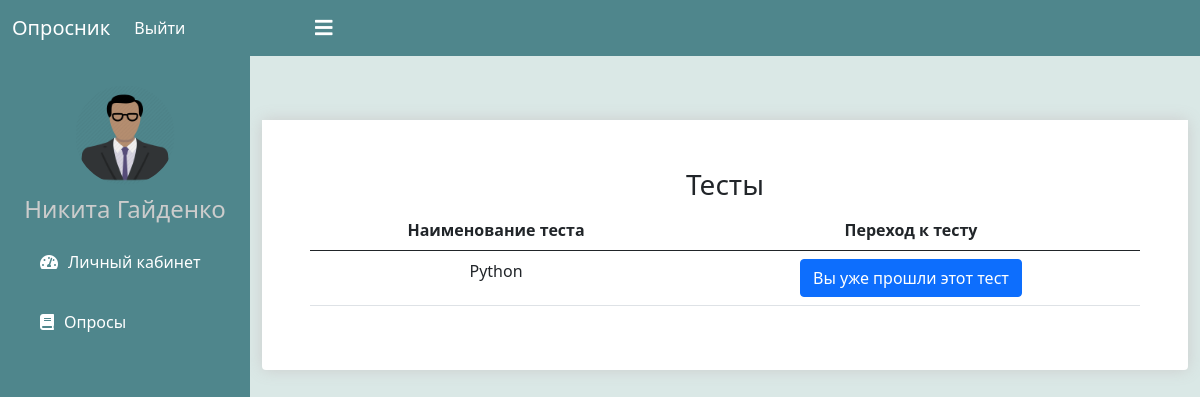
/user/courses/ (signed in), run on an earlier commit of the app's database.
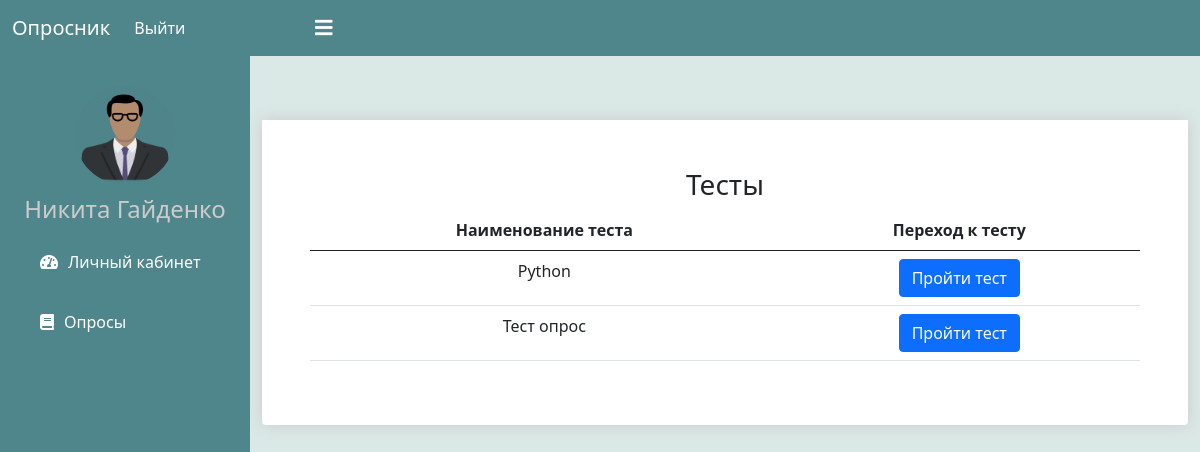
And on a later commit of the database.
### course/models.py (models this page shows, shortened)
class Course(models.Model):
    name = models.CharField("Наименование опроса", max_length=256, null=True, blank=True)
    customers = models.ManyToManyField(User, verbose_name="Прошедшие тест", blank=True, null=True)

### course/views.py (the view)
# urls.py: path('user/courses/', views.UserCoursesView.as_view(), name='user-courses'),
@method_decorator(login_required(login_url='login'), name='dispatch')
class UserCoursesView(ListView):
    model = Course
    template_name = 'main/coursesUser.html'

### templates/main/coursesUser.html (shortened to what this page needs)
{% extends 'base/basic.html' %}
{% load crispy_forms_tags %}
{% load static %}
{% block content %}
  <nav class="navbar navbar-expand-lg navbar-dark bg-dark fixed-top">
    <div class="container-fluid">
      <a class="navbar-brand mb-0 h1" href="/">Опросник</a>
      <div class="collapse navbar-collapse" id="navbarNav">
        <ul class="navbar-nav">
          {% if request.user.is_authenticated %}
          <li class="nav-item">
            <a class="nav-link active" aria-current="page" href="{% url 'logout-user' %}">Выйти</a>
          </li>
          {% endif %}
          <label for="check">
            <i style="margin-left: 15px; margin-top: 10px;" class="fas fa-bars text-center" id="sidebar_btn"></i>
          </label>
        </ul>
      </div>
    </div>
  </nav>
  <div class="sidebar">
    <center>
      <img src="{% static 'media/teacher.png' %}" class="profile_image" alt="">
      <h4>{{request.user.first_name}} {{request.user.last_name}}</h4>
    </center>
    <a href="{% url 'user-dashboard' %}"><i class="fas fa-tachometer-alt"></i><span>Личный кабинет</span></a>
    <a href="{% url 'user-courses' %}"><i class="fas fa-book"></i><span>Опросы</span></a>
  </div>
  <div class="content">
    <br><br><br><br><br>
      <div class="container">
        <div class="box-element product p-5 text-center">
          <h3>Тесты</h3>
          <table class="table">
            <thead>
              <tr>
                <th>Наименование теста</th>
                <th>Переход к тесту</th>
              </tr>
            </thead>
            <tbody>
              {% for course in object_list %}
              <tr>
                <td>{{course.name}}</td>
                {% if request.user in course.customers.all %}
                <td><button class="btn btn-primary">Вы уже прошли этот тест</button></td>
                {% else %}
                <td><a href="{% url 'user-course' course.id %}"><button class="btn btn-primary">Пройти тест</button></a></td>
                {% endif %}
              </tr>
              {% endfor %}
            </tbody>
          </table>
        </div>
      </div>
    <br><br><br>
  </div>
{% endblock %}

### templates/base/basic.html (shortened to what this page needs)
<!DOCTYPE html>
{% load static %}
<html lang="en">
<head>
    <link href="https://cdn.jsdelivr.net/npm/bootstrap@5.0.0-beta3/dist/css/bootstrap.min.css" rel="stylesheet">
    <link rel="stylesheet" href="https://cdnjs.cloudflare.com/ajax/libs/font-awesome/5.12.1/css/all.min.css">
</head>
<body>
    {%block content%}
    {%endblock%}
</body>
</html>

### templates/base/basic.html (style rules this page uses)
html { background-color:#dae8e6; }
body { background-color:#dae8e6; }

### templates/main/coursesUser.html (style rules this page uses)
a:link { text-decoration: none; }
.sidebar { background-color: #4f868c!important; padding-top: 30px; margin-top: 55px; position: fixed; left: 0; width: 250px; height: 100%; transition: 0.5s; transition-property: left; }
.sidebar .profile_image { width: 100px; height: 100px; border-radius: 100px; margin-bottom: 10px; }
.sidebar h4 { color: #ccc; margin-top: 0; }
.sidebar a { color: #fff; display: block; width: 100%; line-height: 60px; text-decoration: none; padding-left: 40px; box-sizing: border-box; transition: 0.5s; }
.sidebar i { padding-right: 10px; }
label #sidebar_btn { z-index: 1; color: #fff; position: fixed; cursor: pointer; left: 300px; font-size: 20px; margin: 5px 0; transition: 0.5s; transition-property: color; }
.content { margin-left: 250px; background-position: center; background-size: cover; height: 100vh; transition: 0.5s; }
.bg-dark { background-color: #4f868c!important; }
.box-element { box-shadow:hsl(0, 0%, 80%) 0 0 16px; background-color: #fff; border-radius: 4px; padding: 10px; max-width: 1200px; margin: auto; }
.product { border-radius: 0 0 4px 4px; }

What changed in the data, as far as the page shows it:
computed for Course "Python": text "Вы уже прошли этот тест" → "Пройти тест"
added Course: name "Тест опрос", shows "Пройти тест"
